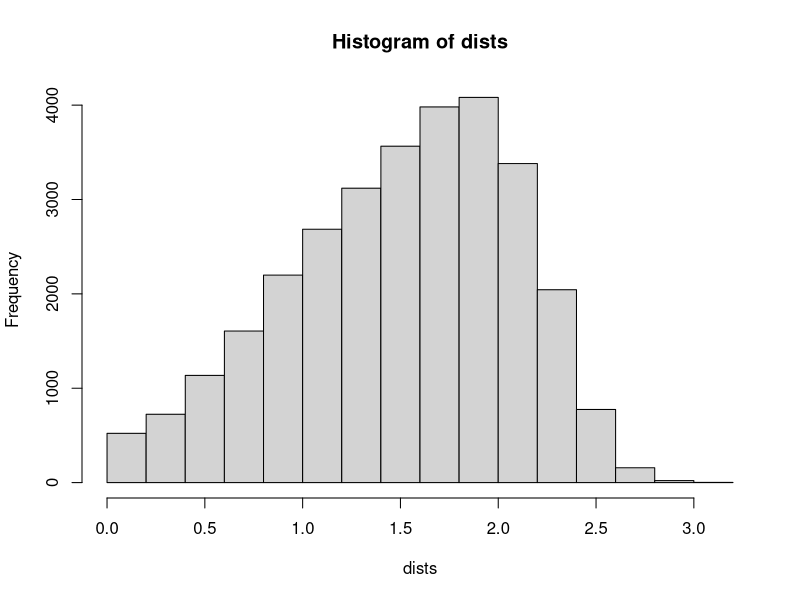

Generate this figure with R:
dists<-c()
for (n in 1:30) {
  for (i in 1:1000) {
    P1<-runif(n)
    P2<-runif(n)
    dist<-sqrt(sum((P1-P2)^2))
    dists<-c(dists, dist)
  }
}
mean.dist<-mean(dists)
sd.dist<-sd(dists)
cat(mean.dist,sd.dist,"\n")
hist(dists)